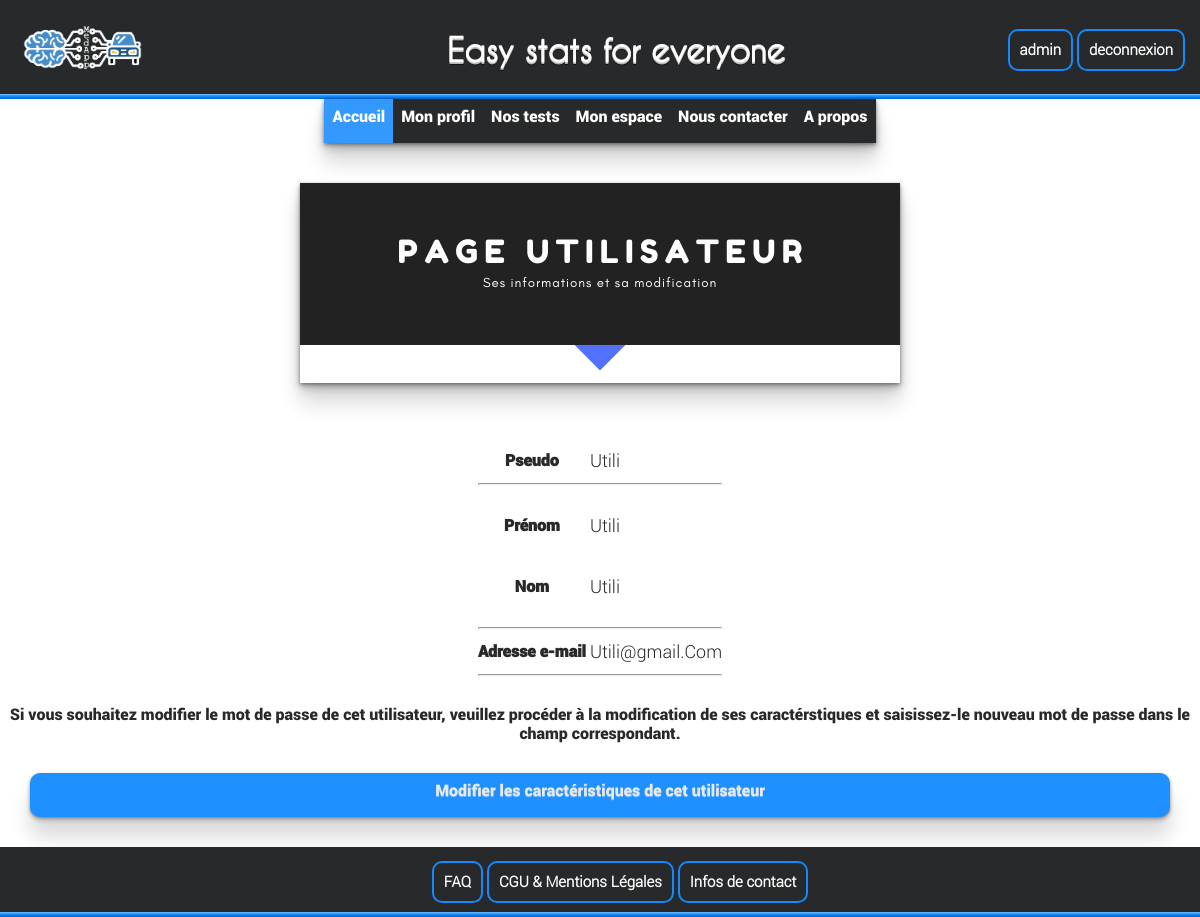
The page /page_user.php?user=20 (signed in) on the database its author committed.
### tables this page shows
CREATE TABLE IF NOT EXISTS `utilisateur` (
  `idUser` int(11) NOT NULL AUTO_INCREMENT,
  `Type` varchar(100) DEFAULT NULL,
  `login` varchar(100) NOT NULL,
  `Mdp` varchar(100) NOT NULL,
  `Nom` varchar(100) DEFAULT NULL,
  `Prenom` varchar(100) DEFAULT NULL,
  `Mail` varchar(100) DEFAULT NULL,
  `Sexe` varchar(100) DEFAULT NULL,
  `Taille` int(32) DEFAULT NULL,
  `Poids` int(32) DEFAULT NULL,
  `DateDeNaissance` date DEFAULT NULL,
  `Photos` varchar(200) DEFAULT NULL,
  `codeInscription` varchar(255) DEFAULT NULL,
  `idBoitier` int(11) DEFAULT NULL,
  PRIMARY KEY (`idUser`),
  KEY `idBoitier` (`idBoitier`)
);

### page_user.php (called while the page is built, shortened)
<?php
include_once("includes/AccesBase.php");
if(empty($_GET['user'])) {
	header("Location: monEspace.php");
}
else{
	$utilisateur = $db->prepare('SELECT * FROM utilisateur WHERE idUser = ?');
	$utilisateur -> execute(array($_GET['user']));
	$u = $utilisateur->fetch();
	$login=$u['login'];
	$Mail=$u['Mail'];
	$Prenom=$u['Prenom'];
	$Nom=$u['Nom'];
}
include_once('Vues/page_user.vue.php');
?>

### Vues/page_user.vue.php (the view, shortened to what this page needs)
<!DOCTYPE HTML>
<html>
    <head>
    <link rel="stylesheet" type="text/css" href="design/page_user.css">
    </head>
    <body>
        <header><?php include_once('includes/header.php'); ?></header>
        <section class="main">
            <div align="center">
                <img class="bannière" src="ressources/page_user.png" alt="Alt text"/>
            </div>
            <center>
                <table class="tableInformations">
                    <tbody>
                        <tr>
                            <th class="label" scope="row">
                                Pseudo
                            </th>
                            <td class="Info">
                                <?php echo $login ?>
                            </td>
                        </tr>
                        <tr>
                            <td colspan="2" class="Separation">
                                <hr>
                            </td>
                        </tr>
                        <tr>
                            <th class="label">Prénom</th>
                            <td colspan="2" class="Info">
                                <p><?php echo $Prenom ?></p>
                            </td>
                        </tr>
                        <tr>
                            <th class="label">Nom</th>
                            <td colspan="2" class="Info">
                                <p><?php echo $Nom ?></p>
                            </td>
                        </tr>
                        <tr>
                            <td colspan="2" class="Separation">
                                <hr>
                            </td>
                        </tr>
                        <tr>
                            <th class="label" scope="row">
                                Adresse e-mail
                            </th>
                            <td class="Info">
                                <?php echo $Mail ?>
                            </td>
                        </tr>
                        <tr>
                            <td colspan="2" class="Separation">
                                <hr>
                            </td>
                        </tr>
                    </tbody>
                </table>
                <p class="label"> Si vous souhaitez modifier le mot de passe de cet utilisateur, veuillez procéder à la modification de ses caractérstiques et saisissez-le nouveau mot de passe dans le champ correspondant.</p>
                <center>
                <a class="modif_user"onclick="modifUser()" href="monEspace.php">Modifier les caractéristiques de cet utilisateur</a>
                </center>
            </center>
        </section>
        <footer><?php include_once('includes/footer.php'); ?></footer>
    </body>
</html>

### design/page_user.css (style rules this page uses)
body { margin: 0px; }
.bannière { box-shadow: 0 1px 3px rgba(0, 0, 0, .3), 0 3px 5px rgba(0, 0, 0, .2), 0 5px 10px rgba(0, 0, 0, .2), 0 20px 20px rgba(0, 0, 0, .15); margin-bottom: 5%; }
.label { font-family: Roboto-Black; text-align: center; color: #28292A; }
.Info { font-family: Roboto-Light; color: #28292A; font-size: 18px; }
.modif_user { font-family: Roboto-Black; display: block; text-align: center; color: #e9e8e8; text-decoration: none; margin:30px; background-color: #1E90FF; border-radius: 10px; padding: 8px 8px 17px 8px; text-shadow: 0 1px 0 rgba(255, 255, 255, .4); box-shadow: 0 1px 3px rgba(0, 0, 0, .3), 0 3px 5px rgba(0, 0, 0, .2), 0 20px 20px rgba(0, 0, 0, .15); transition: all .2s; }

### design/footer.css (style rules this page uses)
body { min-height: 100%; }
footer { height: 100%; bottom: 0; }

### rows shown on the page
utilisateur: login "Utili", Prenom "Utili", Nom "Utili", Mail "Utili@gmail.Com"

### other values the page prints
$_SESSION['login'] "admin"
